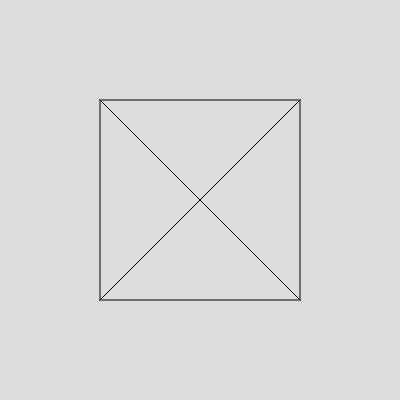
Frame 1 (no input)
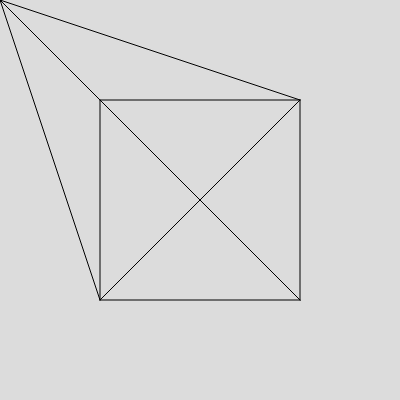
Frame 60 (no input)
Frame 120 (the mouse pressed at the canvas centre since frame 60): identical to frame 1, image omitted

The p5.js sketch that drew these frames (run headless with seeded random() and noise() and a simulated clock; from frame 60 on, the mouse is pressed at the canvas centre):

// p5.js sketch
// ── sketch.js
let point = { x: 200, y: 200 };
let myNewShape;
let slide = 0;
let objects = [];

function setup() {
  createCanvas(400, 400);
  resetStyle();
  myNewShape = new myShape();
  //camera(100, 100, 100, 200, 200, 200, 0, 1, 0);
}

point.x;
point.y;

function draw() {drawSlide(slide)}

// when mouse clicked, if scene is 0, push myShape vars to objects array
function mousePressed() {
  if (slide == 0) {
    objects.push({x: myNewShape.point.x, y: myNewShape.point.y});
  }
  console.log(objects);
}

// when right arrow is pressed, go to next slide
function keyPressed() {
  if (keyCode === RIGHT_ARROW) {
    slide++;
    if (slide > 2) {
      slide = 0;
    }
  }
  if (keyCode === LEFT_ARROW) {
    slide--;
    if (slide < 0) {
      slide = 2;
    }
  }
}

function movePoint() {
  myNewShape.point.x += random(-1, 1);
  myNewShape.point.y += random(-1, 1);
}

function setPoint(x, y) {
  point.x = x;
  point.y = y;
}

function resetStyle() {
  background(220);
  stroke(0);
  strokeWeight(1);
}

function drawSlide(slideNum) {
  switch (slideNum) {
    case 0:
      resetStyle();
      myNewShape.makeTop();
      myNewShape.makeBottom();
      myNewShape.makeEdge();
      myNewShape.makeConection();
      myNewShape.updatePoint(mouseX, mouseY);
      break;
    case 1:
      myNewShape.setData(objects[0].x , objects[0].y);
      console.log(objects[0]);
      resetStyle();
      myNewShape.makeTop();
      myNewShape.makeBottom();
      myNewShape.makeEdge();
      myNewShape.makeConection();
      break;
    case 2:
      resetStyle();
      text("slide 2", width / 2, height / 2);
      break;
  }
}

class myShape {
  constructor() {
    this.point = { x: 200, y: 200 };
    this.boundary = {
      x1: 100,
      y1: 100,
      x2: 300,
      y2: 300,
      center: { x: 200, y: 200 },
    };
  }
  setData(x, y) {
    this.point.x = x;
    this.point.y = y;
  }
  updatePoint(x, y) {
    this.point.x = x;
    this.point.y = y;
  }
  makeTop() {
    line(
      myNewShape.boundary.x1,
      myNewShape.boundary.y1,
      myNewShape.point.x,
      myNewShape.point.y
    );
    line(
      myNewShape.boundary.x2,
      myNewShape.boundary.x1,
      myNewShape.point.x,
      myNewShape.point.y
    );
    line(
      myNewShape.boundary.y1,
      myNewShape.boundary.y2,
      myNewShape.point.x,
      myNewShape.point.y
    );
    line(
      myNewShape.boundary.x2,
      myNewShape.boundary.y2,
      myNewShape.point.x,
      myNewShape.point.y
    );
  }
  makeBottom() {
    line(
      myNewShape.boundary.x1,
      myNewShape.boundary.y1,
      myNewShape.boundary.center.x,
      myNewShape.boundary.center.y
    );
    line(
      myNewShape.boundary.x2,
      myNewShape.boundary.x1,
      myNewShape.boundary.center.x,
      myNewShape.boundary.center.y
    );
    line(
      myNewShape.boundary.y1,
      myNewShape.boundary.y2,
      myNewShape.boundary.center.x,
      myNewShape.boundary.center.y
    );
    line(
      myNewShape.boundary.x2,
      myNewShape.boundary.y2,
      myNewShape.boundary.center.x,
      myNewShape.boundary.center.y
    );
  }
  makeEdge() {
    line(
      myNewShape.boundary.x1,
      myNewShape.boundary.y1,
      myNewShape.boundary.x2,
      myNewShape.boundary.y1
    );
    line(
      myNewShape.boundary.x2,
      myNewShape.boundary.x1,
      myNewShape.boundary.x2,
      myNewShape.boundary.y2
    );
    line(
      myNewShape.boundary.y2,
      myNewShape.boundary.y2,
      myNewShape.boundary.x1,
      myNewShape.boundary.y2
    );
    line(
      myNewShape.boundary.x1,
      myNewShape.boundary.y2,
      myNewShape.boundary.x1,
      myNewShape.boundary.y1
    );
  }
  makeConection() {
    line(
      myNewShape.boundary.center.x,
      myNewShape.boundary.center.y,
      myNewShape.point.x,
      myNewShape.point.y
    );
  }
}
